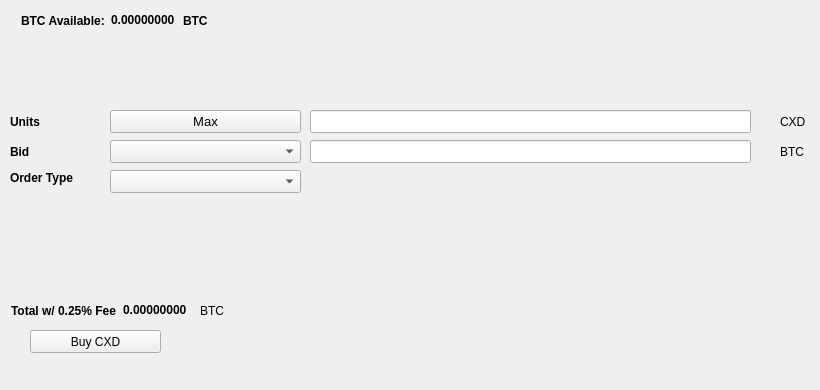
   <widget class="QWidget" name="BuyTab">
    <attribute name="title">
     <string>Buy</string>
    </attribute>
    <widget class="QPushButton" name="BuyCXD">
     <property name="geometry">
      <rect>
       <x>30</x>
       <y>330</y>
       <width>131</width>
       <height>23</height>
      </rect>
     </property>
     <property name="text">
      <string>Buy CXD</string>
     </property>
     <property name="icon">
      <iconset resource="../cryptodex.qrc">
       <normaloff>:/icons/bitcoin</normaloff>:/icons/bitcoin</iconset>
     </property>
    </widget>
    <widget class="QLabel" name="label_3">
     <property name="geometry">
      <rect>
       <x>10</x>
       <y>110</y>
       <width>46</width>
       <height>23</height>
      </rect>
     </property>
     <property name="font">
      <font>
       <weight>75</weight>
       <bold>true</bold>
      </font>
     </property>
     <property name="text">
      <string>Units</string>
     </property>
    </widget>
    <widget class="QLineEdit" name="UnitsInput">
     <property name="geometry">
      <rect>
       <x>310</x>
       <y>110</y>
       <width>441</width>
       <height>23</height>
      </rect>
     </property>
     <property name="font">
      <font>
       <pointsize>9</pointsize>
       <weight>75</weight>
       <bold>true</bold>
      </font>
     </property>
    </widget>
    <widget class="QLineEdit" name="BuyBidPriceEdit">
     <property name="geometry">
      <rect>
       <x>310</x>
       <y>140</y>
       <width>441</width>
       <height>23</height>
      </rect>
     </property>
     <property name="font">
      <font>
       <pointsize>9</pointsize>
       <weight>75</weight>
       <bold>true</bold>
      </font>
     </property>
    </widget>
    <widget class="QLabel" name="label_4">
     <property name="geometry">
      <rect>
       <x>780</x>
       <y>110</y>
       <width>31</width>
       <height>23</height>
      </rect>
     </property>
     <property name="text">
      <string>CXD</string>
     </property>
    </widget>
    <widget class="QLabel" name="label_5">
     <property name="geometry">
      <rect>
       <x>780</x>
       <y>140</y>
       <width>31</width>
       <height>23</height>
      </rect>
     </property>
     <property name="text">
      <string>BTC</string>
     </property>
    </widget>
    <widget class="QLabel" name="label_6">
     <property name="geometry">
      <rect>
       <x>10</x>
       <y>140</y>
       <width>46</width>
       <height>23</height>
      </rect>
     </property>
     <property name="font">
      <font>
       <weight>75</weight>
       <bold>true</bold>
      </font>
     </property>
     <property name="text">
      <string>Bid</string>
     </property>
    </widget>
    <widget class="QLabel" name="label_7">
     <property name="geometry">
      <rect>
       <x>10</x>
       <y>170</y>
       <width>91</width>
       <height>16</height>
      </rect>
     </property>
     <property name="font">
      <font>
       <weight>75</weight>
       <bold>true</bold>
      </font>
     </property>
     <property name="text">
      <string>Order Type</string>
     </property>
    </widget>
    <widget class="QPushButton" name="Buy_Max_Amount">
     <property name="geometry">
      <rect>
       <x>110</x>
       <y>110</y>
       <width>191</width>
       <height>23</height>
      </rect>
     </property>
     <property name="font">
      <font>
       <pointsize>10</pointsize>
      </font>
     </property>
     <property name="text">
      <string>Max</string>
     </property>
    </widget>
    <widget class="QComboBox" name="BuyBidcomboBox">
     <property name="geometry">
      <rect>
       <x>110</x>
       <y>140</y>
       <width>191</width>
       <height>23</height>
      </rect>
     </property>
     <property name="font">
      <font>
       <pointsize>10</pointsize>
      </font>
     </property>
    </widget>
    <widget class="QComboBox" name="buyOrdertypeCombo">
     <property name="geometry">
      <rect>
       <x>110</x>
       <y>170</y>
       <width>191</width>
       <height>23</height>
      </rect>
     </property>
     <property name="font">
      <font>
       <pointsize>10</pointsize>
      </font>
     </property>
    </widget>
    <widget class="QWidget" name="layoutWidget1">
     <property name="geometry">
      <rect>
       <x>21</x>
       <y>11</y>
       <width>227</width>
       <height>19</height>
      </rect>
     </property>
     <layout class="QHBoxLayout" name="horizontalLayout_3">
      <item>
       <widget class="QLabel" name="label232">
        <property name="font">
         <font>
          <weight>75</weight>
          <bold>true</bold>
         </font>
        </property>
        <property name="text">
         <string>BTC Available:</string>
        </property>
       </widget>
      </item>
      <item>
       <widget class="QLabel" name="BtcAvailableLbl">
        <property name="palette">
         <palette>
          <active>
           <colorrole role="WindowText">
            <brush brushstyle="SolidPattern">
             <color alpha="255">
              <red>0</red>
              <green>0</green>
              <blue>0</blue>
             </color>
            </brush>
           </colorrole>
           <colorrole role="Button">
            <brush brushstyle="SolidPattern">
             <color alpha="255">
              <red>0</red>
              <green>170</green>
              <blue>0</blue>
             </color>
            </brush>
           </colorrole>
           <colorrole role="Light">
            <brush brushstyle="SolidPattern">
             <color alpha="255">
              <red>0</red>
              <green>255</green>
              <blue>0</blue>
             </color>
            </brush>
           </colorrole>
           <colorrole role="Midlight">
            <brush brushstyle="SolidPattern">
             <color alpha="255">
              <red>0</red>
              <green>212</green>
              <blue>0</blue>
             </color>
            </brush>
           </colorrole>
           <colorrole role="Dark">
            <brush brushstyle="SolidPattern">
             <color alpha="255">
              <red>0</red>
              <green>85</green>
              <blue>0</blue>
             </color>
            </brush>
           </colorrole>
           <colorrole role="Mid">
            <brush brushstyle="SolidPattern">
             <color alpha="255">
              <red>0</red>
              <green>113</green>
              <blue>0</blue>
             </color>
            </brush>
           </colorrole>
           <colorrole role="Text">
            <brush brushstyle="SolidPattern">
             <color alpha="255">
              <red>0</red>
              <green>170</green>
              <blue>0</blue>
             </color>
            </brush>
           </colorrole>
           <colorrole role="BrightText">
            <brush brushstyle="SolidPattern">
             <color alpha="255">
              <red>255</red>
              <green>255</green>
              <blue>255</blue>
             </color>
            </brush>
           </colorrole>
           <colorrole role="ButtonText">
            <brush brushstyle="SolidPattern">
             <color alpha="255">
              <red>0</red>
              <green>0</green>
              <blue>0</blue>
             </color>
            </brush>
           </colorrole>
           <colorrole role="Base">
            <brush brushstyle="SolidPattern">
             <color alpha="255">
              <red>255</red>
              <green>255</green>
              <blue>255</blue>
             </color>
            </brush>
           </colorrole>
           <colorrole role="Window">
            <brush brushstyle="SolidPattern">
             <color alpha="255">
              <red>0</red>
              <green>170</green>
              <blue>0</blue>
             </color>
            </brush>
           </colorrole>
           <colorrole role="Shadow">
            <brush brushstyle="SolidPattern">
             <color alpha="255">
              <red>0</red>
              <green>0</green>
              <blue>0</blue>
             </color>
            </brush>
           </colorrole>
           <colorrole role="AlternateBase">
            <brush brushstyle="SolidPattern">
             <color alpha="255">
              <red>127</red>
              <green>212</green>
              <blue>127</blue>
             </color>
            </brush>
           </colorrole>
           <colorrole role="ToolTipBase">
            <brush brushstyle="SolidPattern">
             <color alpha="255">
              <red>255</red>
              <green>255</green>
              <blue>220</blue>
             </color>
            </brush>
           </colorrole>
           <colorrole role="ToolTipText">
            <brush brushstyle="SolidPattern">
             <color alpha="255">
              <red>0</red>
              <green>0</green>
              <blue>0</blue>
             </color>
            </brush>
           </colorrole>
          </active>
          <inactive>
           <colorrole role="WindowText">
            <brush brushstyle="SolidPattern">
             <color alpha="255">
              <red>0</red>
              <green>0</green>
              <blue>0</blue>
             </color>
            </brush>
           </colorrole>
           <colorrole role="Button">
            <brush brushstyle="SolidPattern">
             <color alpha="255">
              <red>0</red>
              <green>170</green>
              <blue>0</blue>
             </color>
            </brush>
           </colorrole>
           <colorrole role="Light">
            <brush brushstyle="SolidPattern">
             <color alpha="255">
              <red>0</red>
              <green>255</green>
              <blue>0</blue>
             </color>
            </brush>
           </colorrole>
           <colorrole role="Midlight">
            <brush brushstyle="SolidPattern">
             <color alpha="255">
              <red>0</red>
              <green>212</green>
              <blue>0</blue>
             </color>
            </brush>
           </colorrole>
           <colorrole role="Dark">
            <brush brushstyle="SolidPattern">
             <color alpha="255">
              <red>0</red>
              <green>85</green>
              <blue>0</blue>
             </color>
            </brush>
           </colorrole>
           <colorrole role="Mid">
            <brush brushstyle="SolidPattern">
             <color alpha="255">
              <red>0</red>
              <green>113</green>
              <blue>0</blue>
             </color>
            </brush>
           </colorrole>
           <colorrole role="Text">
            <brush brushstyle="SolidPattern">
             <color alpha="255">
              <red>0</red>
              <green>170</green>
              <blue>0</blue>
             </color>
            </brush>
           </colorrole>
           <colorrole role="BrightText">
            <brush brushstyle="SolidPattern">
             <color alpha="255">
              <red>255</red>
              <green>255</green>
              <blue>255</blue>
             </color>
            </brush>
           </colorrole>
           <colorrole role="ButtonText">
            <brush brushstyle="SolidPattern">
             <color alpha="255">
              <red>0</red>
              <green>0</green>
              <blue>0</blue>
             </color>
            </brush>
           </colorrole>
           <colorrole role="Base">
            <brush brushstyle="SolidPattern">
             <color alpha="255">
              <red>255</red>
              <green>255</green>
              <blue>255</blue>
             </color>
            </brush>
           </colorrole>
           <colorrole role="Window">
            <brush brushstyle="SolidPattern">
             <color alpha="255">
              <red>0</red>
              <green>170</green>
              <blue>0</blue>
             </color>
            </brush>
           </colorrole>
           <colorrole role="Shadow">
            <brush brushstyle="SolidPattern">
             <color alpha="255">
              <red>0</red>
              <green>0</green>
              <blue>0</blue>
             </color>
            </brush>
           </colorrole>
           <colorrole role="AlternateBase">
            <brush brushstyle="SolidPattern">
             <color alpha="255">
              <red>127</red>
              <green>212</green>
              <blue>127</blue>
             </color>
            </brush>
           </colorrole>
           <colorrole role="ToolTipBase">
            <brush brushstyle="SolidPattern">
             <color alpha="255">
              <red>255</red>
              <green>255</green>
              <blue>220</blue>
             </color>
            </brush>
           </colorrole>
           <colorrole role="ToolTipText">
            <brush brushstyle="SolidPattern">
             <color alpha="255">
              <red>0</red>
              <green>0</green>
              <blue>0</blue>
             </color>
            </brush>
           </colorrole>
          </inactive>
          <disabled>
           <colorrole role="WindowText">
            <brush brushstyle="SolidPattern">
             <color alpha="255">
              <red>0</red>
              <green>85</green>
              <blue>0</blue>
             </color>
            </brush>
           </colorrole>
           <colorrole role="Button">
            <brush brushstyle="SolidPattern">
             <color alpha="255">
              <red>0</red>
              <green>170</green>
              <blue>0</blue>
             </color>
            </brush>
           </colorrole>
           <colorrole role="Light">
            <brush brushstyle="SolidPattern">
             <color alpha="255">
              <red>0</red>
              <green>255</green>
              <blue>0</blue>
             </color>
            </brush>
           </colorrole>
           <colorrole role="Midlight">
            <brush brushstyle="SolidPattern">
             <color alpha="255">
              <red>0</red>
              <green>212</green>
              <blue>0</blue>
             </color>
            </brush>
           </colorrole>
           <colorrole role="Dark">
            <brush brushstyle="SolidPattern">
             <color alpha="255">
              <red>0</red>
              <green>85</green>
              <blue>0</blue>
             </color>
            </brush>
           </colorrole>
           <colorrole role="Mid">
            <brush brushstyle="SolidPattern">
             <color alpha="255">
              <red>0</red>
              <green>113</green>
              <blue>0</blue>
             </color>
            </brush>
           </colorrole>
           <colorrole role="Text">
            <brush brushstyle="SolidPattern">
             <color alpha="255">
              <red>0</red>
              <green>85</green>
              <blue>0</blue>
             </color>
            </brush>
           </colorrole>
           <colorrole role="BrightText">
            <brush brushstyle="SolidPattern">
             <color alpha="255">
              <red>255</red>
              <green>255</green>
              <blue>255</blue>
             </color>
            </brush>
           </colorrole>
           <colorrole role="ButtonText">
            <brush brushstyle="SolidPattern">
             <color alpha="255">
              <red>0</red>
              <green>85</green>
              <blue>0</blue>
             </color>
            </brush>
           </colorrole>
           <colorrole role="Base">
            <brush brushstyle="SolidPattern">
             <color alpha="255">
              <red>0</red>
              <green>170</green>
              <blue>0</blue>
             </color>
            </brush>
           </colorrole>
           <colorrole role="Window">
            <brush brushstyle="SolidPattern">
             <color alpha="255">
              <red>0</red>
              <green>170</green>
              <blue>0</blue>
             </color>
            </brush>
           </colorrole>
           <colorrole role="Shadow">
            <brush brushstyle="SolidPattern">
             <color alpha="255">
              <red>0</red>
              <green>0</green>
              <blue>0</blue>
             </color>
            </brush>
           </colorrole>
           <colorrole role="AlternateBase">
            <brush brushstyle="SolidPattern">
             <color alpha="255">
              <red>0</red>
              <green>170</green>
              <blue>0</blue>
             </color>
            </brush>
           </colorrole>
           <colorrole role="ToolTipBase">
            <brush brushstyle="SolidPattern">
             <color alpha="255">
              <red>255</red>
              <green>255</green>
              <blue>220</blue>
             </color>
            </brush>
           </colorrole>
           <colorrole role="ToolTipText">
            <brush brushstyle="SolidPattern">
             <color alpha="255">
              <red>0</red>
              <green>0</green>
              <blue>0</blue>
             </color>
            </brush>
           </colorrole>
          </disabled>
         </palette>
        </property>
        <property name="font">
         <font>
          <weight>75</weight>
          <bold>true</bold>
         </font>
        </property>
        <property name="text">
         <string>0.00000000</string>
        </property>
        <property name="textInteractionFlags">
         <set>Qt::LinksAccessibleByMouse|Qt::TextSelectableByKeyboard|Qt::TextSelectableByMouse</set>
        </property>
       </widget>
      </item>
      <item>
       <widget class="QLabel" name="BtcAvailableLbl_2">
        <property name="font">
         <font>
          <weight>75</weight>
          <bold>true</bold>
         </font>
        </property>
        <property name="text">
         <string>BTC</string>
        </property>
       </widget>
      </item>
     </layout>
    </widget>
    <widget class="QWidget" name="layoutWidge2">
     <property name="geometry">
      <rect>
       <x>11</x>
       <y>301</y>
       <width>259</width>
       <height>19</height>
      </rect>
     </property>
     <layout class="QHBoxLayout" name="horizontalLayout_4">
      <item>
       <widget class="QLabel" name="label_9">
        <property name="font">
         <font>
          <weight>75</weight>
          <bold>true</bold>
         </font>
        </property>
        <property name="text">
         <string>Total w/ 0.25% Fee</string>
        </property>
       </widget>
      </item>
      <item>
       <widget class="QLabel" name="BuyCostLabel">
        <property name="palette">
         <palette>
          <active>
           <colorrole role="WindowText">
            <brush brushstyle="SolidPattern">
             <color alpha="255">
              <red>0</red>
              <green>0</green>
              <blue>0</blue>
             </color>
            </brush>
           </colorrole>
           <colorrole role="Button">
            <brush brushstyle="SolidPattern">
             <color alpha="255">
              <red>0</red>
              <green>170</green>
              <blue>0</blue>
             </color>
            </brush>
           </colorrole>
           <colorrole role="Light">
            <brush brushstyle="SolidPattern">
             <color alpha="255">
              <red>0</red>
              <green>255</green>
              <blue>0</blue>
             </color>
            </brush>
           </colorrole>
           <colorrole role="Midlight">
            <brush brushstyle="SolidPattern">
             <color alpha="255">
              <red>0</red>
              <green>212</green>
              <blue>0</blue>
             </color>
            </brush>
           </colorrole>
           <colorrole role="Dark">
            <brush brushstyle="SolidPattern">
             <color alpha="255">
              <red>0</red>
              <green>85</green>
              <blue>0</blue>
             </color>
            </brush>
           </colorrole>
           <colorrole role="Mid">
            <brush brushstyle="SolidPattern">
             <color alpha="255">
              <red>0</red>
              <green>113</green>
              <blue>0</blue>
             </color>
            </brush>
           </colorrole>
           <colorrole role="Text">
            <brush brushstyle="SolidPattern">
             <color alpha="255">
              <red>0</red>
              <green>170</green>
              <blue>0</blue>
             </color>
            </brush>
           </colorrole>
           <colorrole role="BrightText">
            <brush brushstyle="SolidPattern">
             <color alpha="255">
              <red>255</red>
              <green>255</green>
              <blue>255</blue>
             </color>
            </brush>
           </colorrole>
           <colorrole role="ButtonText">
            <brush brushstyle="SolidPattern">
             <color alpha="255">
              <red>0</red>
              <green>0</green>
              <blue>0</blue>
             </color>
            </brush>
           </colorrole>
           <colorrole role="Base">
            <brush brushstyle="SolidPattern">
             <color alpha="255">
              <red>255</red>
              <green>255</green>
              <blue>255</blue>
             </color>
            </brush>
           </colorrole>
           <colorrole role="Window">
            <brush brushstyle="SolidPattern">
             <color alpha="255">
              <red>0</red>
              <green>170</green>
              <blue>0</blue>
             </color>
            </brush>
           </colorrole>
           <colorrole role="Shadow">
            <brush brushstyle="SolidPattern">
             <color alpha="255">
              <red>0</red>
              <green>0</green>
              <blue>0</blue>
             </color>
            </brush>
           </colorrole>
           <colorrole role="AlternateBase">
            <brush brushstyle="SolidPattern">
             <color alpha="255">
              <red>127</red>
              <green>212</green>
              <blue>127</blue>
             </color>
            </brush>
           </colorrole>
           <colorrole role="ToolTipBase">
            <brush brushstyle="SolidPattern">
             <color alpha="255">
              <red>255</red>
              <green>255</green>
              <blue>220</blue>
             </color>
            </brush>
           </colorrole>
           <colorrole role="ToolTipText">
            <brush brushstyle="SolidPattern">
             <color alpha="255">
              <red>0</red>
              <green>0</green>
              <blue>0</blue>
             </color>
            </brush>
           </colorrole>
          </active>
          <inactive>
           <colorrole role="WindowText">
            <brush brushstyle="SolidPattern">
             <color alpha="255">
              <red>0</red>
              <green>0</green>
              <blue>0</blue>
             </color>
            </brush>
           </colorrole>
           <colorrole role="Button">
            <brush brushstyle="SolidPattern">
             <color alpha="255">
              <red>0</red>
              <green>170</green>
              <blue>0</blue>
             </color>
            </brush>
           </colorrole>
           <colorrole role="Light">
            <brush brushstyle="SolidPattern">
             <color alpha="255">
              <red>0</red>
              <green>255</green>
              <blue>0</blue>
             </color>
            </brush>
           </colorrole>
           <colorrole role="Midlight">
            <brush brushstyle="SolidPattern">
             <color alpha="255">
              <red>0</red>
              <green>212</green>
              <blue>0</blue>
             </color>
            </brush>
           </colorrole>
           <colorrole role="Dark">
            <brush brushstyle="SolidPattern">
             <color alpha="255">
              <red>0</red>
              <green>85</green>
              <blue>0</blue>
             </color>
            </brush>
           </colorrole>
           <colorrole role="Mid">
            <brush brushstyle="SolidPattern">
             <color alpha="255">
              <red>0</red>
              <green>113</green>
              <blue>0</blue>
             </color>
            </brush>
           </colorrole>
           <colorrole role="Text">
            <brush brushstyle="SolidPattern">
             <color alpha="255">
              <red>0</red>
              <green>170</green>
              <blue>0</blue>
             </color>
            </brush>
           </colorrole>
           <colorrole role="BrightText">
            <brush brushstyle="SolidPattern">
             <color alpha="255">
              <red>255</red>
              <green>255</green>
              <blue>255</blue>
             </color>
            </brush>
           </colorrole>
           <colorrole role="ButtonText">
            <brush brushstyle="SolidPattern">
             <color alpha="255">
              <red>0</red>
              <green>0</green>
              <blue>0</blue>
             </color>
            </brush>
           </colorrole>
           <colorrole role="Base">
            <brush brushstyle="SolidPattern">
             <color alpha="255">
              <red>255</red>
              <green>255</green>
              <blue>255</blue>
             </color>
            </brush>
           </colorrole>
           <colorrole role="Window">
            <brush brushstyle="SolidPattern">
             <color alpha="255">
              <red>0</red>
              <green>170</green>
              <blue>0</blue>
             </color>
            </brush>
           </colorrole>
           <colorrole role="Shadow">
            <brush brushstyle="SolidPattern">
             <color alpha="255">
              <red>0</red>
              <green>0</green>
              <blue>0</blue>
             </color>
            </brush>
           </colorrole>
           <colorrole role="AlternateBase">
            <brush brushstyle="SolidPattern">
             <color alpha="255">
              <red>127</red>
              <green>212</green>
              <blue>127</blue>
             </color>
            </brush>
           </colorrole>
           <colorrole role="ToolTipBase">
            <brush brushstyle="SolidPattern">
             <color alpha="255">
              <red>255</red>
              <green>255</green>
              <blue>220</blue>
             </color>
            </brush>
           </colorrole>
           <colorrole role="ToolTipText">
            <brush brushstyle="SolidPattern">
             <color alpha="255">
              <red>0</red>
              <green>0</green>
              <blue>0</blue>
             </color>
            </brush>
           </colorrole>
          </inactive>
          <disabled>
           <colorrole role="WindowText">
            <brush brushstyle="SolidPattern">
             <color alpha="255">
              <red>0</red>
              <green>85</green>
              <blue>0</blue>
             </color>
            </brush>
           </colorrole>
           <colorrole role="Button">
            <brush brushstyle="SolidPattern">
             <color alpha="255">
              <red>0</red>
              <green>170</green>
              <blue>0</blue>
             </color>
            </brush>
           </colorrole>
           <colorrole role="Light">
            <brush brushstyle="SolidPattern">
             <color alpha="255">
              <red>0</red>
              <green>255</green>
              <blue>0</blue>
             </color>
            </brush>
           </colorrole>
           <colorrole role="Midlight">
            <brush brushstyle="SolidPattern">
             <color alpha="255">
              <red>0</red>
              <green>212</green>
              <blue>0</blue>
             </color>
            </brush>
           </colorrole>
           <colorrole role="Dark">
            <brush brushstyle="SolidPattern">
             <color alpha="255">
              <red>0</red>
              <green>85</green>
              <blue>0</blue>
             </color>
            </brush>
           </colorrole>
           <colorrole role="Mid">
            <brush brushstyle="SolidPattern">
             <color alpha="255">
              <red>0</red>
              <green>113</green>
              <blue>0</blue>
             </color>
            </brush>
           </colorrole>
           <colorrole role="Text">
            <brush brushstyle="SolidPattern">
             <color alpha="255">
              <red>0</red>
              <green>85</green>
              <blue>0</blue>
             </color>
            </brush>
           </colorrole>
           <colorrole role="BrightText">
            <brush brushstyle="SolidPattern">
             <color alpha="255">
              <red>255</red>
              <green>255</green>
              <blue>255</blue>
             </color>
            </brush>
           </colorrole>
           <colorrole role="ButtonText">
            <brush brushstyle="SolidPattern">
             <color alpha="255">
              <red>0</red>
              <green>85</green>
              <blue>0</blue>
             </color>
            </brush>
           </colorrole>
           <colorrole role="Base">
            <brush brushstyle="SolidPattern">
             <color alpha="255">
              <red>0</red>
              <green>170</green>
              <blue>0</blue>
             </color>
            </brush>
           </colorrole>
           <colorrole role="Window">
            <brush brushstyle="SolidPattern">
             <color alpha="255">
              <red>0</red>
              <green>170</green>
              <blue>0</blue>
             </color>
            </brush>
           </colorrole>
           <colorrole role="Shadow">
            <brush brushstyle="SolidPattern">
             <color alpha="255">
              <red>0</red>
              <green>0</green>
              <blue>0</blue>
             </color>
            </brush>
           </colorrole>
           <colorrole role="AlternateBase">
            <brush brushstyle="SolidPattern">
             <color alpha="255">
              <red>0</red>
              <green>170</green>
              <blue>0</blue>
             </color>
            </brush>
           </colorrole>
           <colorrole role="ToolTipBase">
            <brush brushstyle="SolidPattern">
             <color alpha="255">
              <red>255</red>
              <green>255</green>
              <blue>220</blue>
             </color>
            </brush>
           </colorrole>
           <colorrole role="ToolTipText">
            <brush brushstyle="SolidPattern">
             <color alpha="255">
              <red>0</red>
              <green>0</green>
              <blue>0</blue>
             </color>
            </brush>
           </colorrole>
          </disabled>
         </palette>
        </property>
        <property name="font">
         <font>
          <weight>75</weight>
          <bold>true</bold>
         </font>
        </property>
        <property name="autoFillBackground">
         <bool>false</bool>
        </property>
        <property name="text">
         <string>0.00000000</string>
        </property>
        <property name="textInteractionFlags">
         <set>Qt::LinksAccessibleByMouse|Qt::TextSelectableByMouse</set>
        </property>
       </widget>
      </item>
      <item>
       <widget class="QLabel" name="label_10">
        <property name="font">
         <font>
          <weight>50</weight>
          <bold>false</bold>
         </font>
        </property>
        <property name="text">
         <string>BTC</string>
        </property>
       </widget>
      </item>
     </layout>
    </widget>
    <widget class="QLabel" name="label_24">
     <property name="geometry">
      <rect>
       <x>460</x>
       <y>300</y>
       <width>281</width>
       <height>81</height>
      </rect>
     </property>
     <property name="text">
      <string/>
     </property>
     <property name="pixmap">
      <pixmap>:/images/bittrex</pixmap>
     </property>
    </widget>
   </widget>
